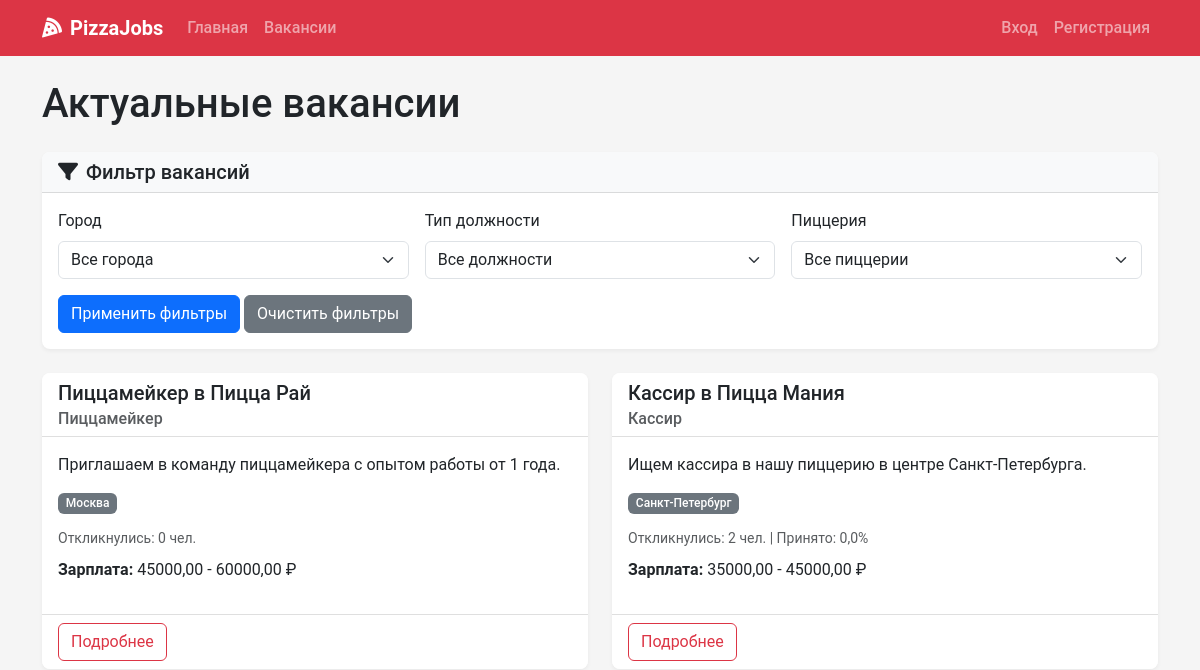
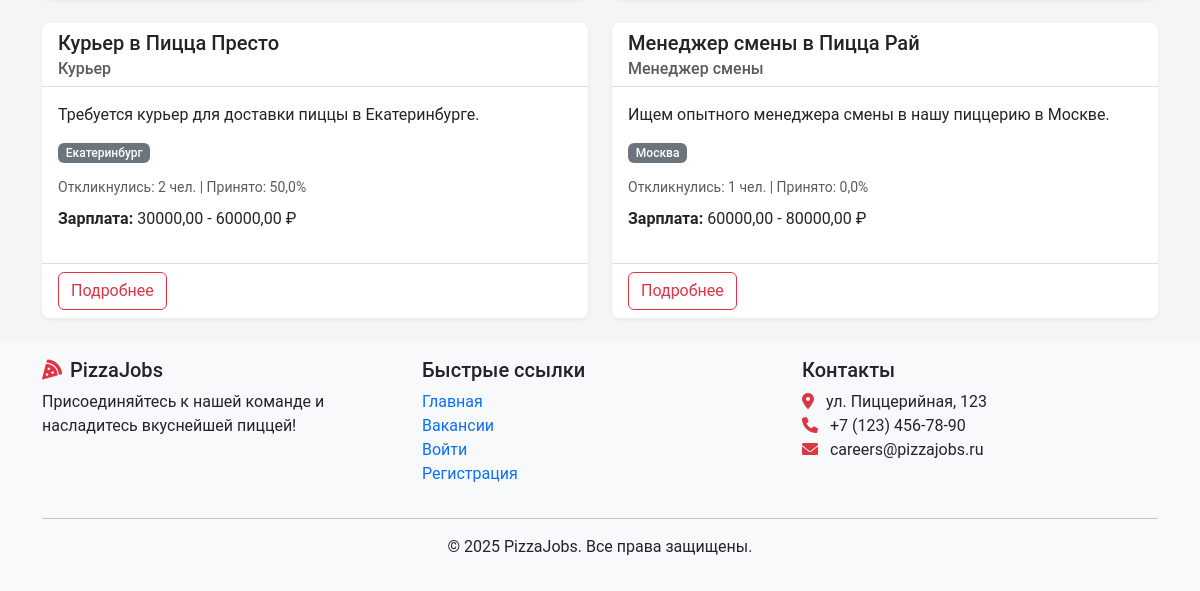
The page /vacancies/ on the database as committed earlier (2 pictures, top to bottom).
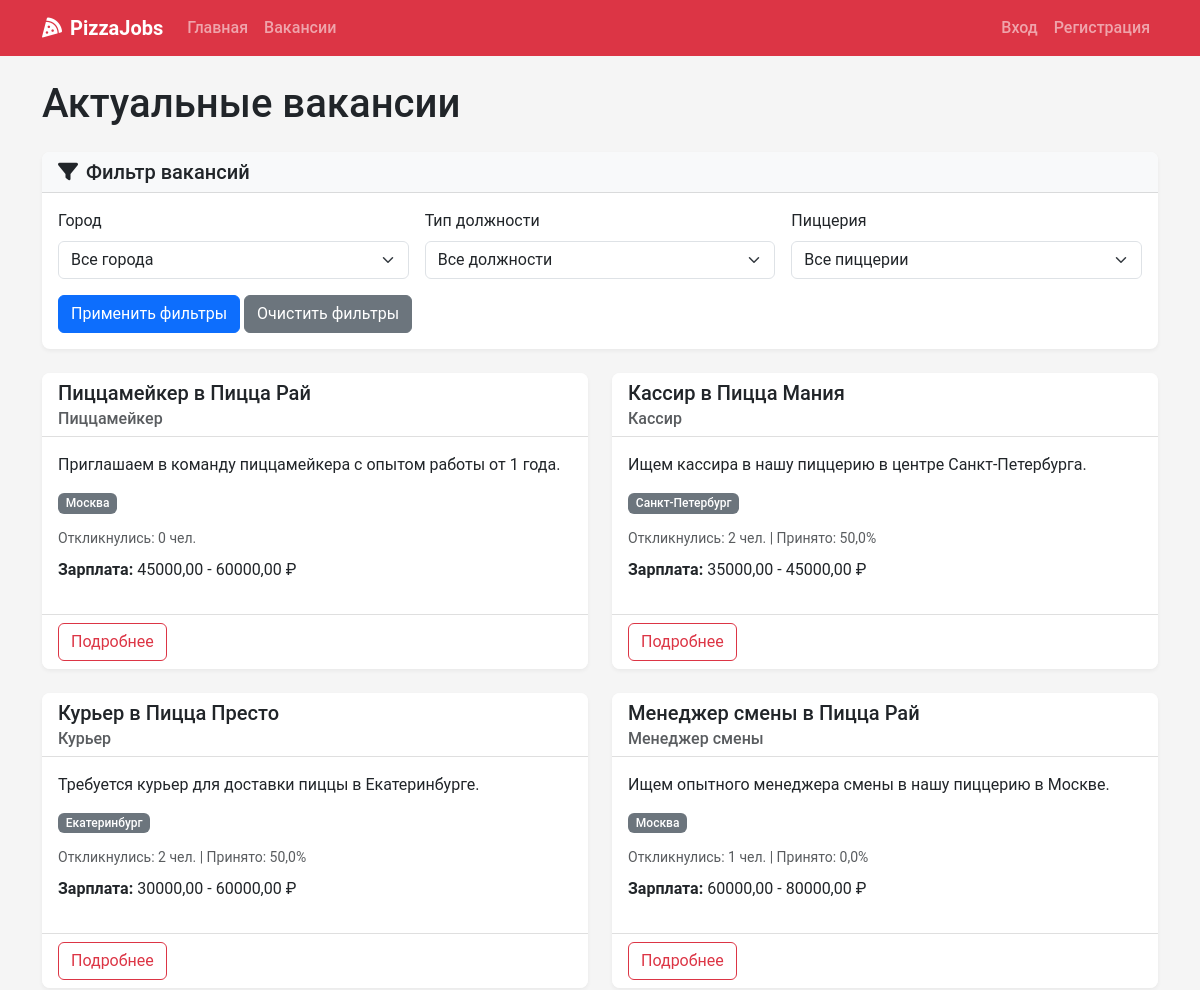
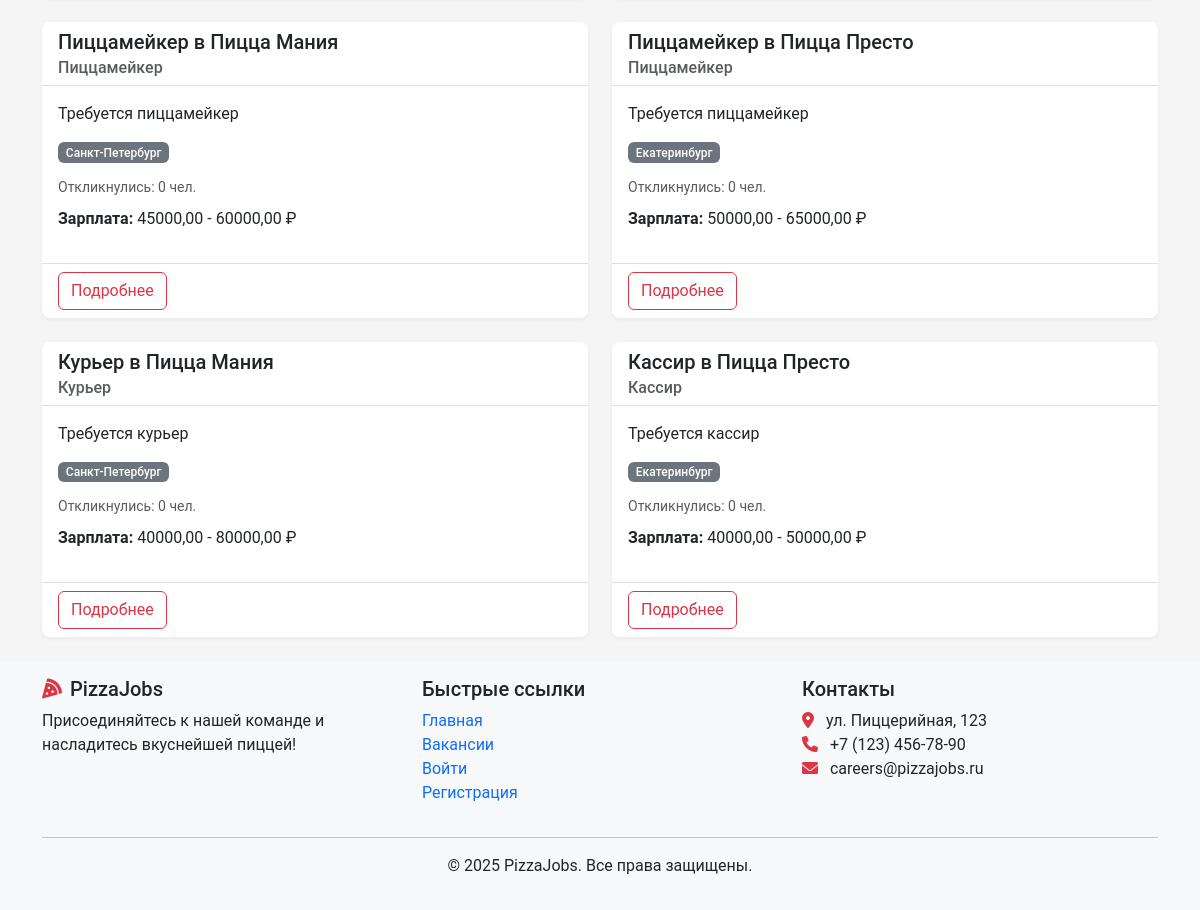
The same page on the database as committed later (2 pictures, top to bottom).
### recruitment/models.py (models this page shows, shortened)
class Vacancy(models.Model):
    title = models.CharField(max_length=100)
    position_type = models.ForeignKey(PositionType, on_delete=models.CASCADE, related_name='vacancies')
    restaurants = models.ManyToManyField(Restaurant, related_name='vacancies')
    description = models.TextField()
    requirements = models.TextField()
    responsibilities = models.TextField()
    conditions = models.TextField()
    salary_min = models.DecimalField(max_digits=10, decimal_places=2, null=True, blank=True)
    salary_max = models.DecimalField(max_digits=10, decimal_places=2, null=True, blank=True)
    is_active = models.BooleanField(default=True)
    created_at = models.DateTimeField(auto_now_add=True)
    updated_at = models.DateTimeField(auto_now=True)
    created_by = models.ForeignKey(User, on_delete=models.SET_NULL, null=True, related_name='created_vacancies')
    class Meta:
        verbose_name_plural = "Vacancies"

class PositionType(models.Model):
    title = models.CharField(max_length=100, unique=True)
    description = models.TextField()

class Restaurant(models.Model):
    name = models.CharField(max_length=100)
    address = models.CharField(max_length=255)
    city = models.CharField(max_length=100)
    manager = models.ForeignKey(User, on_delete=models.SET_NULL, null=True, blank=True, related_name='managed_restaurants')

### recruitment/views.py (the view)
# urls.py: path('vacancies/', views.vacancy_list, name='vacancy_list'),
def vacancy_list(request):
    city = request.GET.get('city', '')
    position_type = request.GET.get('position_type', '')
    restaurant_id = request.GET.get('restaurant', '')
    vacancies = Vacancy.objects.filter(is_active=True)
    if city:
        vacancies = vacancies.filter(restaurants__city=city)
    if position_type:
        vacancies = vacancies.filter(position_type__title=position_type)
    if restaurant_id:
        vacancies = vacancies.filter(restaurants__id=restaurant_id)
    vacancies = vacancies.annotate(
        total_applications=Count('applications', distinct=True),
        accepted_applications=Count(
            'applications',
            filter=Q(applications__status=ApplicationStatus.ACCEPTED),
            distinct=True
        ),
    ).annotate(
        acceptance_rate=Round(
           Case(
               When(total_applications__gt=0,
                     then=F('accepted_applications') * Value(100.0) / F('total_applications')),
                default=Value(0),
                output_field=FloatField()
            ),
            0
        )
    )
    cities = Restaurant.objects.values_list('city', flat=True).distinct()
    position_types = PositionType.objects.all()
    restaurants = Restaurant.objects.all()
    paginator = Paginator(vacancies.distinct(), 10)
    page_number = request.GET.get('page')
    page_obj = paginator.get_page(page_number)
    context = {
        'page_obj': page_obj,
        'cities': cities,
        'position_types': position_types,
        'restaurants': restaurants,
        'selected_city': city,
        'selected_position_type': position_type,
        'selected_restaurant': restaurant_id,
    }
    return render(request, 'vacancies/list.html', context)

### recruitment/context_processors.py (called while the page is built)
def notifications_processor(request):
    if request.user.is_authenticated:
        unread_count = Notification.objects.filter(user=request.user, read=False).count()
        latest_notifs = Notification.objects.filter(user=request.user).order_by('-created_at')[:5]
    else:
        unread_count = 0
        latest_notifs = []
    return {
        'unread_count': unread_count,
        'latest_notifications': latest_notifs,
    }

### templates/vacancies/list.html (shortened to what this page needs)
{% extends 'base.html' %}
{% block content %}
<div class="container">
    <h1 class="mb-4">Актуальные вакансии</h1>
    <div class="card mb-4 shadow-sm">
        <div class="card-header bg-light">
            <h5 class="mb-0"><i class="fas fa-filter me-2"></i>Фильтр вакансий</h5>
        </div>
        <div class="card-body">
            <form method="get" class="row g-3">
                <div class="col-md-4">
                    <label for="city" class="form-label">Город</label>
                    <select class="form-select" id="city" name="city">
                        <option value="">Все города</option>
                    </select>
                </div>
                <div class="col-md-4">
                    <label for="position_type" class="form-label">Тип должности</label>
                    <select class="form-select" id="position_type" name="position_type">
                        <option value="">Все должности</option>
                    </select>
                </div>
                <div class="col-md-4">
                    <label for="restaurant" class="form-label">Пиццерия</label>
                    <select class="form-select" id="restaurant" name="restaurant">
                        <option value="">Все пиццерии</option>
                    </select>
                </div>
                <div class="col-12">
                    <button type="submit" class="btn btn-primary">Применить фильтры</button>
                    <a href="{% url 'vacancy_list' %}" class="btn btn-secondary">Очистить фильтры</a>
                </div>
            </form>
        </div>
    </div>
    {% if page_obj %}
        <div class="row row-cols-1 row-cols-md-2 g-4">
            {% for vacancy in page_obj %}
                <div class="col">
                    <div class="card h-100 shadow-sm">
                        <div class="card-header bg-white">
                            <h5 class="card-title mb-0">{{ vacancy.title }}</h5>
                            <h6 class="card-subtitle text-muted mt-1">{{ vacancy.position_type.title }}</h6>
                        </div>
                        <div class="card-body">
                            <p class="card-text">{{ vacancy.description|truncatewords:30 }}</p>
                            <div class="d-flex flex-wrap mb-2">
                                {% for restaurant in vacancy.restaurants.all %}
                                    <span class="badge bg-secondary me-1 mb-1">{{ restaurant.city }}</span>
                                {% endfor %}
                            </div>
                            <div class="mb-2">
                                <small class="text-muted">
                                    Откликнулись: {{ vacancy.total_applications }} чел.
                                    {% if vacancy.total_applications > 0 %}
                                        | Принято: {{ vacancy.acceptance_rate }}%
                                    {% endif %}
                                </small>
                            </div>
                            {% if vacancy.salary_min or vacancy.salary_max %}
                                <p class="mt-2">
                                    <strong>Зарплата: </strong>
                                    {% if vacancy.salary_min and vacancy.salary_max %}
                                        {{ vacancy.salary_min }} - {{ vacancy.salary_max }} ₽
                                    {% elif vacancy.salary_min %}
                                        От {{ vacancy.salary_min }} ₽
                                    {% elif vacancy.salary_max %}
                                        До {{ vacancy.salary_max }} ₽
                                    {% endif %}
                                </p>
                            {% endif %}
                        </div>
                        <div class="card-footer bg-white">
                            <a href="{% url 'vacancy_detail' vacancy.id %}" class="btn btn-outline-danger">Подробнее</a>
                        </div>
                    </div>
                </div>
            {% endfor %}
        </div>
    {% else %}
        <div class="alert alert-info">
            <i class="fas fa-info-circle me-2"></i>Не найдено вакансий, соответствующих вашим критериям. Пожалуйста, попробуйте другие фильтры или проверьте позже.
        </div>
    {% endif %}
</div>
{% endblock %}

### templates/base.html (shortened to what this page needs)
<!DOCTYPE html>
<html lang="ru">
<head>
    <link href="https://cdn.jsdelivr.net/npm/bootstrap@5.3.0-alpha1/dist/css/bootstrap.min.css" rel="stylesheet">
    <link rel="stylesheet" href="https://cdnjs.cloudflare.com/ajax/libs/font-awesome/6.0.0/css/all.min.css">
    <link rel="stylesheet" href="/static/css/main.css">
</head>
<body>
    <nav class="navbar navbar-expand-lg navbar-dark bg-danger sticky-top">
        <div class="container">
            <a class="navbar-brand" href="{% url 'home' %}">
                <i class="fas fa-pizza-slice me-2"></i>PizzaJobs
            </a>
            <div class="collapse navbar-collapse" id="navbarNav">
                <ul class="navbar-nav me-auto">
                    <li class="nav-item">
                        <a class="nav-link" href="{% url 'home' %}">Главная</a>
                    </li>
                    <li class="nav-item">
                        <a class="nav-link" href="{% url 'vacancy_list' %}">Вакансии</a>
                    </li>
                </ul>
                <ul class="navbar-nav">
                    {% if user.is_authenticated %}
                        <li class="nav-item dropdown">
                            <a class="nav-link dropdown-toggle position-relative" href="#" id="notificationDropdown" role="button" data-bs-toggle="dropdown">
                                <i class="fas fa-bell"></i>
                                {% if unread_count %}
                                    <span class="badge rounded-pill bg-light text-danger position-absolute top-0 start-100 translate-middle">
                                        {{ unread_count }}
                                    </span>
                                {% endif %}
                            </a>
                            <div class="dropdown-menu dropdown-menu-end" aria-labelledby="notificationDropdown" style="min-width: 16rem;">
                                {% if latest_notifications %}
                                    {% for notification in latest_notifications %}
                                            <a class="dropdown-item d-flex justify-content-between align-items-center {% if not notification.read %}fw-bold{% else %}text-muted{% endif %}"
                                               href="{% url 'notifications' %}?mark_read={{ notification.id }}">
                                                <span>{{ notification.title }}</span>
                                                {% if not notification.read %}
                                                    <i class="fas fa-circle text-danger" style="font-size:.5rem;"></i>
                                                {% endif %}
                                            </a>
                                        {% endfor %}
                                        <div class="dropdown-divider"></div>
                                        <a class="dropdown-item text-center" href="{% url 'notifications' %}">Смотреть все</a>
                                    {% else %}
                                        <a class="dropdown-item text-center text-muted" href="{% url 'notifications' %}">
                                             У вас нет уведомлений
                                        </a>
                                    {% endif %}
                            </div>
                        </li>
                        <li class="nav-item dropdown">
                            <a class="nav-link dropdown-toggle" href="#" id="userDropdown" role="button" data-bs-toggle="dropdown">
                                <i class="fas fa-user"></i> {{ user.username }}
                            </a>
                            <div class="dropdown-menu dropdown-menu-end" aria-labelledby="userDropdown">
                                <a class="dropdown-item" href="{% url 'view_profile' %}">Мой профиль</a>
                                <div class="dropdown-divider"></div>
                                <form method="post" action="{% url 'logout' %}" class="d-inline">
    {% csrf_token %}
    <button type="submit" class="dropdown-item">Выйти</button>
</form>
                            </div>
                        </li>
                    {% else %}
                        <li class="nav-item">
                            <a class="nav-link" href="{% url 'login' %}">Вход</a>
                        </li>
                        <li class="nav-item">
                            <a class="nav-link" href="{% url 'register' %}">Регистрация</a>
                        </li>
                    {% endif %}
                </ul>
            </div>
        </div>
    </nav>
    <main class="py-4">
        {% block content %}{% endblock %}
    </main>
    <footer class="footer mt-auto py-3 bg-light">
        <div class="container">
            <div class="row">
                <div class="col-md-4">
                    <h5><i class="fas fa-pizza-slice text-danger me-2"></i>PizzaJobs</h5>
                    <p>Присоединяйтесь к нашей команде и насладитесь вкуснейшей пиццей!</p>
                </div>
                <div class="col-md-4">
                    <h5>Быстрые ссылки</h5>
                    <ul class="list-unstyled">
                        <li><a href="{% url 'home' %}" class="text-decoration-none">Главная</a></li>
                        <li><a href="{% url 'vacancy_list' %}" class="text-decoration-none">Вакансии</a></li>
                        {% if user.is_authenticated %}
                            <li><a href="{% url 'view_profile' %}" class="text-decoration-none">Мой профиль</a></li>
                            <li><a href="{% url 'application_list' %}" class="text-decoration-none">Мои заявки</a></li>
                        {% else %}
                            <li><a href="{% url 'login' %}" class="text-decoration-none">Войти</a></li>
                            <li><a href="{% url 'register' %}" class="text-decoration-none">Регистрация</a></li>
                        {% endif %}
                    </ul>
                </div>
                <div class="col-md-4">
                    <h5>Контакты</h5>
                    <address>
                        <i class="fas fa-map-marker-alt text-danger me-2"></i> ул. Пиццерийная, 123<br>
                        <i class="fas fa-phone text-danger me-2"></i> +7 (123) 456-78-90<br>
                        <i class="fas fa-envelope text-danger me-2"></i> careers@pizzajobs.ru
                    </address>
                </div>
            </div>
            <hr>
            <div class="text-center">
                <p>&copy; 2025 PizzaJobs. Все права защищены.</p>
            </div>
        </div>
    </footer>
</body>
</html>

### static/css/main.css (style rules this page uses)
:root { --pizza-red: #dc3545; --pizza-green: #198754; --pizza-white: #ffffff; --pizza-light: #f8f9fa; --pizza-dark: #212529; --pizza-secondary: #6c757d; }
body { font-family: 'Roboto', 'Segoe UI', Arial, sans-serif; color: var(--pizza-dark); background-color: #f5f5f5; min-height: 100vh; display: flex; flex-direction: column; }
main { flex: 1; }
.card { border-radius: 0.5rem; border: none; overflow: hidden; }
.card-header { border-bottom: 1px solid rgba(0, 0, 0, 0.125); }
.card-footer { border-top: 1px solid rgba(0, 0, 0, 0.125); }
.card-header.bg-white { background-color: white; }
.card.shadow-sm { box-shadow: 0 0.125rem 0.25rem rgba(0, 0, 0, 0.05) !important; }
.navbar-dark.bg-danger { background-color: var(--pizza-red) !important; }
.nav-link { font-weight: 500; }
.navbar-brand { font-weight: 700; }
.footer { background-color: var(--pizza-light); padding: 2rem 0; margin-top: auto; }
.badge { font-weight: 500; padding: 0.35em 0.65em; }
.badge.bg-secondary { background-color: #6c757d !important; }

Rows that differ between the two databases and show on the page:
computed for Vacancy "Кассир в Пицца Мания": acceptance_rate "0,0" → "50,0"
added Vacancy: title "Пиццамейкер в Пицца Мания", position_type "Пиццамейкер", description "Требуется пиццамейкер", total_applications "0", salary_min "45000,00", salary_max "60000,00", Restaurant (city "Санкт-Петербург")
added Vacancy: title "Пиццамейкер в Пицца Престо", position_type "Пиццамейкер", description "Требуется пиццамейкер", total_applications "0", salary_min "50000,00", salary_max "65000,00", Restaurant (city "Екатеринбург")
added Vacancy: title "Курьер в Пицца Мания", position_type "Курьер", description "Требуется курьер", total_applications "0", salary_min "40000,00", salary_max "80000,00", Restaurant (city "Санкт-Петербург")
added Vacancy: title "Кассир в Пицца Престо", position_type "Кассир", description "Требуется кассир", total_applications "0", salary_min "40000,00", salary_max "50000,00", Restaurant (city "Екатеринбург")
